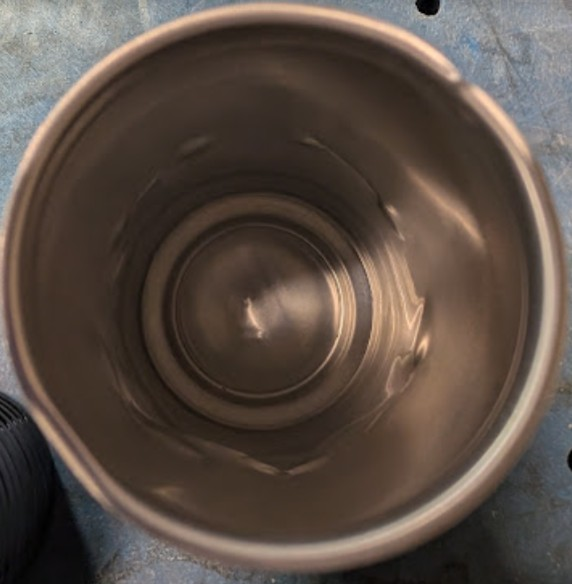
#> input picture can_top.jpg, 572 x 584 px, given in place of the camera
$ python object_size.py
#> lines starting #> are read from the running program, lines starting #| are printed output that depends on the picture; after the words box and inside, x2 and y2 are one past the last pixel; in counts of white or black regions, pixels touching at a corner belong together
# import the necessary packages
from scipy.spatial import distance as dist
from imutils import perspective
from imutils import contours
import numpy as np
import time
import imutils
import cv2

def midpoint(ptA, ptB):
	return ((ptA[0] + ptB[0]) * 0.5, (ptA[1] + ptB[1]) * 0.5)

def find_pixels_per_inch(pixel_pitch, focal_length, distance_from_camera):
    distance_mm = distance_from_camera * 25.4
    pixels_per_mm = focal_length / (distance_mm * pixel_pitch)
    pixels_per_inch = pixels_per_mm * 25.4
    return pixels_per_inch

focal_length = 0
distance_camera_to_surface = 0
pixel_pitch = 0

CAMERA_INDEX = 0

CAN_HEIGHT = 4.83
CAMERA_DISTANCE = 14.75
CAMERA_FOCAL_LENGTH = 12
PIXEL_PITCH = 0.003

PIXELS_PER_INCH = find_pixels_per_inch(PIXEL_PITCH, CAMERA_FOCAL_LENGTH, CAMERA_DISTANCE)

TARGET_HEIGHT = 4.83
TARGET_DIAMETER = 2.13
TOLERANCE = 0.2
# ---------------------------------

print(f"Opening camera {CAMERA_INDEX}...")
cap = cv2.VideoCapture(CAMERA_INDEX)

if not cap.isOpened():
    print("Could not open camera.")
    exit()

time.sleep(1)
print("Camera opened successfully!")
print("Press q to quit.")

while True:
    success, frame = cap.read()
#> frame is the input picture: shape (584, 572, 3); mean B, G, R 69.3, 77.8, 90.3
    if not success:
        print("Error: Failed to get frame from camera")
        break

    gray = cv2.cvtColor(frame, cv2.COLOR_BGR2GRAY)
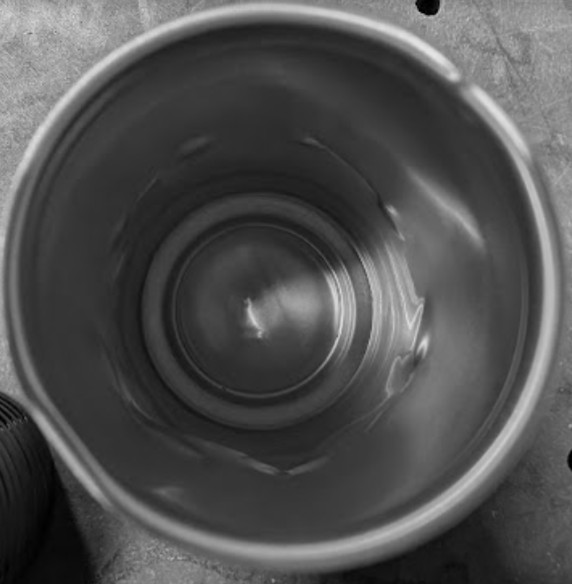
#> gray: shape (584, 572); min 0, max 230, mean 80.6
    gray = cv2.GaussianBlur(gray, (7, 7), 0)

    # perform edge detection, then perform a dilation + erosion to
    # close gaps in between object edges
    edged = cv2.Canny(gray, 50, 100)
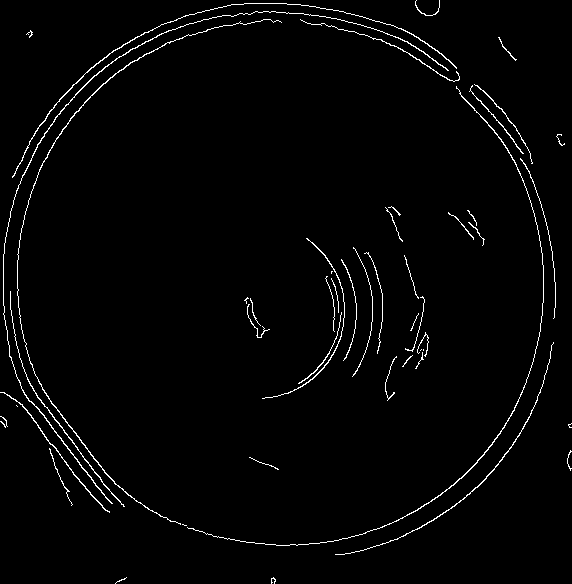
#> edged: shape (584, 572); 2% white in thin lines or dots
    edged = cv2.dilate(edged, None, iterations=1)
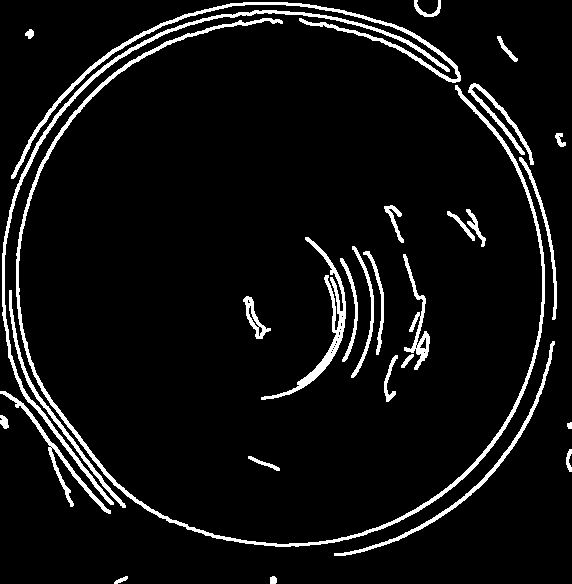
#> edged: shape (584, 572); 6.4% white; 29 white regions, largest, box (x1, y1, x2, y2) and area: (16, 18, 545, 547) 5449, (2, 10, 450, 505) 3256, (11, 2, 461, 179) 2687
    edged = cv2.erode(edged, None, iterations=1)
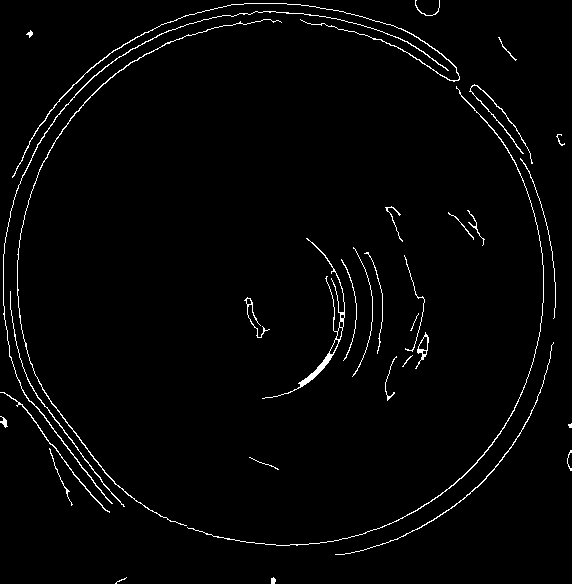
#> edged: shape (584, 572); 2.1% white in thin lines or dots

    # find contours in the edge map
    cnts = cv2.findContours(edged.copy(), cv2.RETR_EXTERNAL, cv2.CHAIN_APPROX_SIMPLE)
#> cnts = 33 contours, 19 with area under 20; largest, box (x1, y1, x2, y2) and area: (262, 238, 345, 399) 422, (3, 11, 449, 504) 234, (17, 19, 282, 526) 205, (12, 3, 460, 178) 184, (187, 86, 544, 546) 162
    cnts = imutils.grab_contours(cnts)

    circles = cv2.HoughCircles(
            edged,
            cv2.HOUGH_GRADIENT,
            dp=1,
            minDist=100,
            param1=100,
            param2=100,
            minRadius=40,
            maxRadius=1000
        )
#> circles = None

    if len(cnts) > 0:
        # loop over the contours individually
        for c in cnts:
            # if the contour is not sufficiently large, ignore it
            if cv2.contourArea(c) < 1000:
                continue

            # compute the rotated bounding box of the contour
            box = cv2.minAreaRect(c)
            box = cv2.boxPoints(box)
            box = np.array(box, dtype="int")
            box = perspective.order_points(box)

            (tl, tr, br, bl) = box
            (tltrX, tltrY) = midpoint(tl, tr)
            (blbrX, blbrY) = midpoint(bl, br)
            (tlblX, tlblY) = midpoint(tl, bl)
            (trbrX, trbrY) = midpoint(tr, br)

            dA = dist.euclidean((tltrX, tltrY), (blbrX, blbrY))
            dB = dist.euclidean((tlblX, tlblY), (trbrX, trbrY))

            measured_dimA = dA / PIXELS_PER_INCH
            measured_dimB = dB / PIXELS_PER_INCH

            can_height = max(measured_dimA, measured_dimB)
            can_diameter = min(measured_dimA, measured_dimB)

            height_ok = abs(can_height - TARGET_HEIGHT) <= TOLERANCE
            diameter_ok = abs(can_diameter - TARGET_DIAMETER) <= TOLERANCE

            if diameter_ok:
                status = "PASS - GOOD TO FILL"
                color = (0, 255, 0)
            else:
                status = "FAIL - REJECT"
                color = (0, 0, 255)

            cv2.drawContours(frame, [box.astype("int")], -1, color, 2)

            text_height = f"H: {can_height:.2f}in"
            text_diameter = f"D: {can_diameter:.2f}in"

            cv2.putText(frame, text_height, (int(tltrX - 20), int(tltrY - 10)),
                        cv2.FONT_HERSHEY_SIMPLEX, 0.6, color, 2)
            cv2.putText(frame, text_diameter, (int(trbrX + 10), int(trbrY)),
                        cv2.FONT_HERSHEY_SIMPLEX, 0.6, color, 2)

            # Display overall pass/fail status box at the top of the can
            cv2.putText(frame, status, (int(tl[0]), int(tl[1] - 30)),
                        cv2.FONT_HERSHEY_SIMPLEX, 0.7, color, 2)
#> this loop made 33 passes

    if circles is not None:

        circles = np.round(circles[0,:]).astype("int")

        for circle in circles:

            x = int(circle[0])
            y = int(circle[1])
            radius = int(circle[2])


            # Draw detected circle
            cv2.circle(
                frame,
                (x, y),
                radius,
                (0, 255, 0),
                3
            )


            # Draw center
            cv2.circle(
                frame,
                (x, y),
                5,
                (0, 0, 255),
                -1
            )


            # Add text
            cv2.putText(
                frame,
                f"Can top detected - Radius: {radius}px",
                (x - 150, y - radius - 15),
                cv2.FONT_HERSHEY_SIMPLEX,
                0.6,
                (0, 255, 0),
                2
            )

    edged_bgr = cv2.cvtColor(edged, cv2.COLOR_GRAY2BGR)
#> edged_bgr: shape (584, 572, 3); 2.1% white in thin lines or dots

    # Add text labels to distinguish the views
    cv2.putText(frame, "Original Feed", (20, 40), cv2.FONT_HERSHEY_SIMPLEX, 0.8, (255, 255, 255), 2)
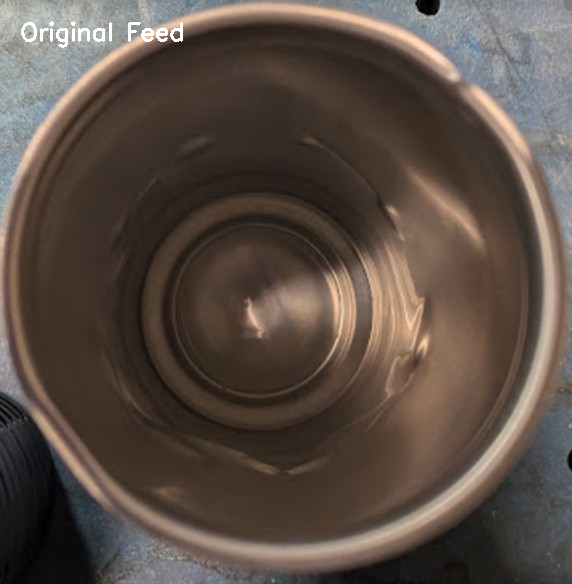
#> frame: shape (584, 572, 3); 0.35% of pixels changed, all inside (x1, y1, x2, y2) = (21, 21, 183, 48)
    cv2.putText(edged_bgr, "Processed Inspection", (20, 40), cv2.FONT_HERSHEY_SIMPLEX, 0.8, (255, 255, 255), 2)
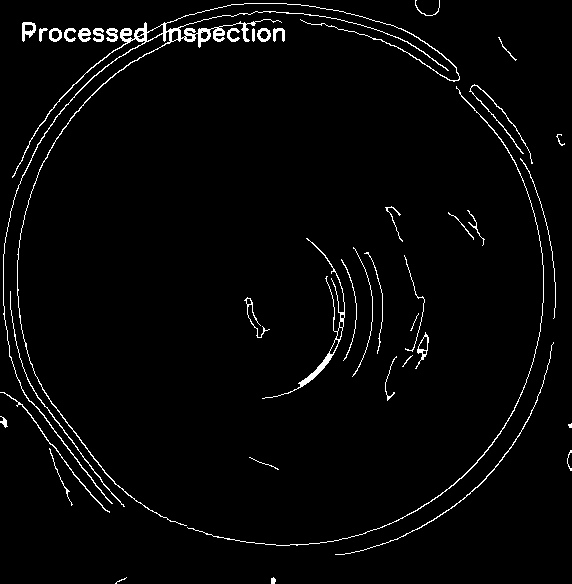
#> edged_bgr: shape (584, 572, 3); 2.6% white in thin lines or dots

    # Combine both frames horizontally side-by-side
    combined_frame = np.hstack([frame, edged_bgr])
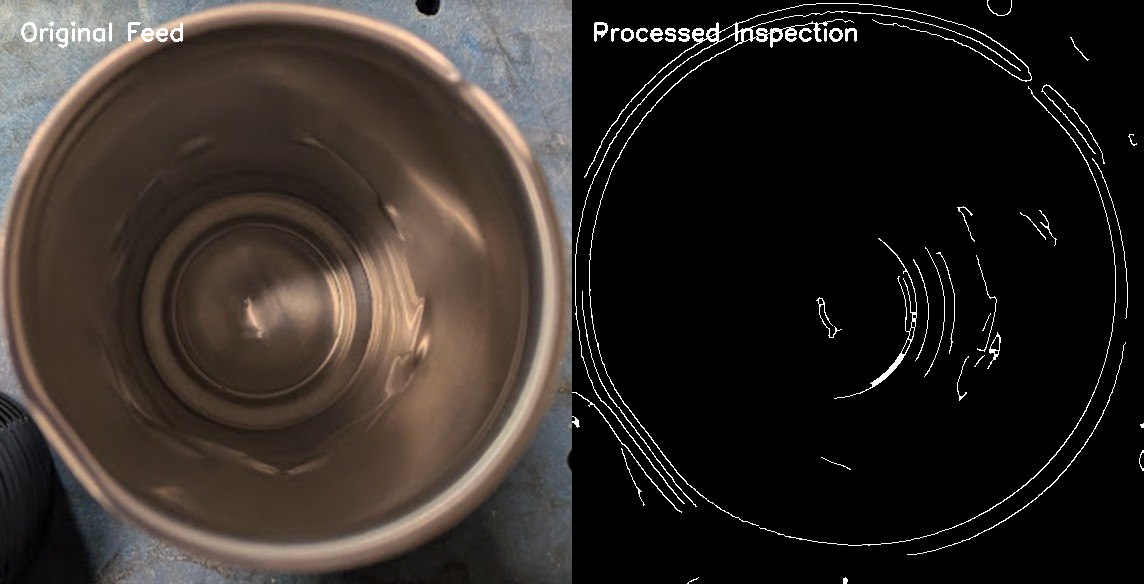
#> combined_frame: shape (584, 1144, 3); mean B, G, R 38.2, 42.4, 48.6

    # Show side-by-side view
    cv2.imshow("Can Quality Inspection - Original vs Processed", combined_frame)

    if cv2.waitKey(1) & 0xFF == ord("q"):
#> (key q is pressed here)
        break

cap.release()
cv2.destroyAllWindows()
